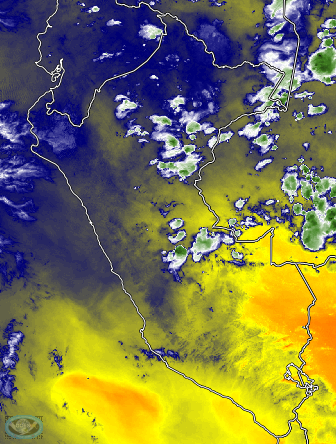
#> input picture Entregable2/backup/1/Database/G16-ABI-FD-BAND09-VAPR_20230428_182020.png, 336 x 444 px; its folder holds only this picture in this run
$ python -i tool_project_ETA.py   (imports and definitions only)
#> lines starting #> are read from the running program, lines starting #| are printed output that depends on the picture; after the words box and inside, x2 and y2 are one past the last pixel; in counts of white or black regions, pixels touching at a corner belong together
#> further down, picture is the input picture: shape (444, 336, 3); mean B, G, R 75.2, 121.5, 125
# -*- coding: utf-8 -*-
"""
Created on Fri Apr 14 18:19:38 2023

@author: Lucas
"""
from selenium import webdriver
import os
import shutil
from selenium.webdriver.common.by import By
import time
from selenium.webdriver.common.action_chains import ActionChains
from selenium.webdriver.common.keys import Keys
import cv2
import numpy as np
import matplotlib.pyplot as plt


# [86 lines left out: functions mover_imagenes, dowload_image, load_image, move_display, not called in this run]


def extractor_clouds(img):

    # Convertir la imagen a espacio de color HSV
    hsv = cv2.cvtColor(img, cv2.COLOR_BGR2HSV)
#> hsv: shape (444, 336, 3); mean H, S, V 66.5, 152.2, 150.9

    # Definir rangos de color para el blanco y el verde en el espacio de color HSV
    green_lower = np.array([50, 30, 30])
    green_upper = np.array([70, 255, 255])

    # Crear máscaras para los rangos de color
    green_mask = cv2.inRange(hsv, green_lower, green_upper)
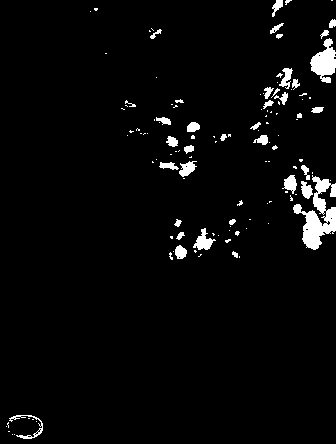
#> green_mask: shape (444, 336); 3.4% white; 123 white regions (86 under 20 px), largest, box (x1, y1, x2, y2) and area: (293, 175, 336, 250) 1380, (310, 38, 336, 83) 670, (193, 228, 216, 250) 234

    # Aplicar la máscara a la imagen original para filtrar los colores
    filtered = cv2.bitwise_and(img, img, mask=green_mask)
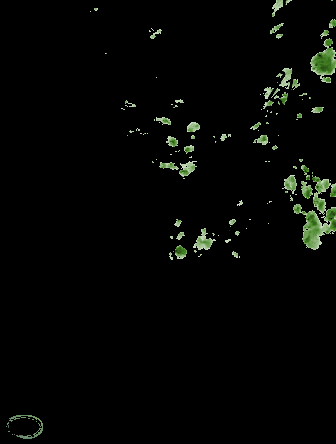
#> filtered: shape (444, 336, 3); mean B, G, R 3.8, 5.8, 4.5
    filtered[400:445, 0:50] = 0 #Eliminar logo del producto
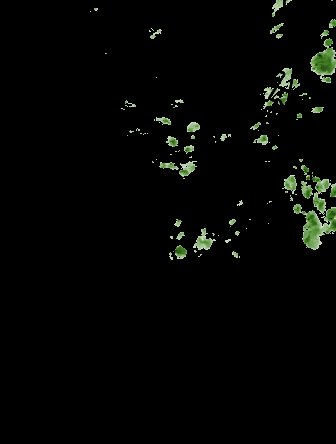
#> filtered: shape (444, 336, 3); 0.13% of pixels changed, all inside (x1, y1, x2, y2) = (6, 415, 43, 439)

    # Convertir la imagen a escala de grises
    gray = cv2.cvtColor(filtered, cv2.COLOR_BGR2GRAY)
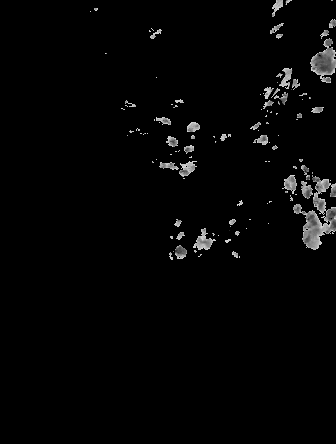
#> gray: shape (444, 336); min 0, max 214, mean 5
    _, mask_final = cv2.threshold(gray, 0, 255, cv2.THRESH_BINARY)
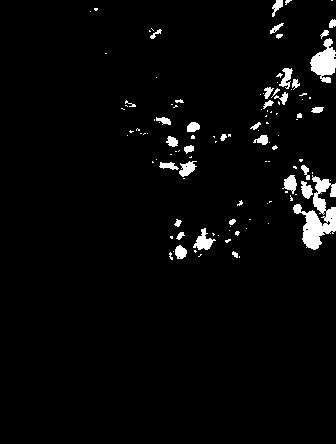
#> mask_final: shape (444, 336); 3.3% white; 114 white regions (78 under 20 px), largest, box (x1, y1, x2, y2) and area: (293, 175, 336, 250) 1380, (310, 38, 336, 83) 670, (193, 228, 216, 250) 234

    return mask_final


# [97 lines left out: functions ordenar_archivo, generator_cloud_mask, buscar_imagenes_interseccion, etiquetar_resultados, not called in this run]

>>> import cv2
>>> picture = cv2.imread('Database/G16-ABI-FD-BAND09-VAPR_20230428_182020.png')
>>> result = extractor_clouds(picture)

$ run again, on Entregable2/backup/1/Database/G16-ABI-FD-BAND09-VAPR_20230429_001020.png
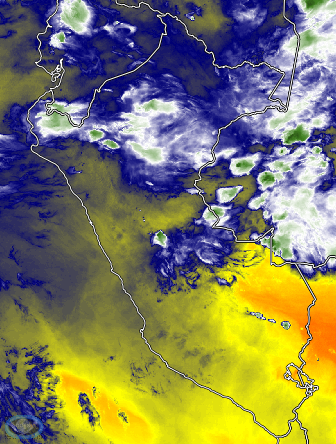
#> input picture Entregable2/backup/1/Database/G16-ABI-FD-BAND09-VAPR_20230429_001020.png, 336 x 444 px
#> picture is the input picture: shape (444, 336, 3); mean B, G, R 95.1, 126.7, 129.4
#> hsv: shape (444, 336, 3); mean H, S, V 71.1, 139.5, 158.7
#> in extractor_clouds, `green_mask = cv2.inRange(hsv, green_lower, green_upper)`:
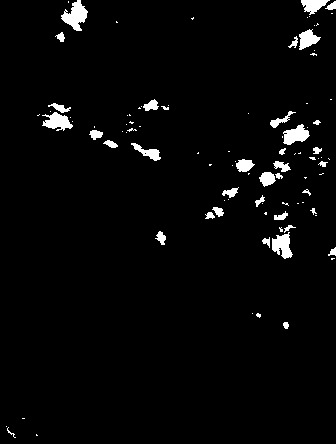
#> green_mask: shape (444, 336); 2.9% white; 97 white regions (60 under 20 px), largest, box (x1, y1, x2, y2) and area: (61, 0, 88, 31) 449, (272, 232, 293, 259) 346, (42, 112, 73, 131) 342
#> in extractor_clouds, `gray = cv2.cvtColor(filtered, cv2.COLOR_BGR2GRAY)`:
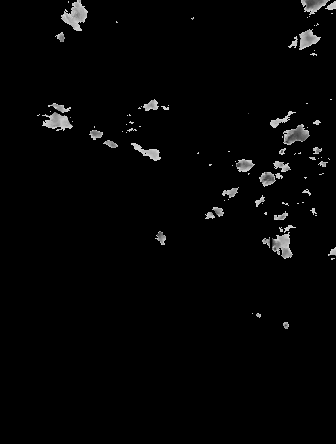
#> gray: shape (444, 336); min 0, max 214, mean 5
